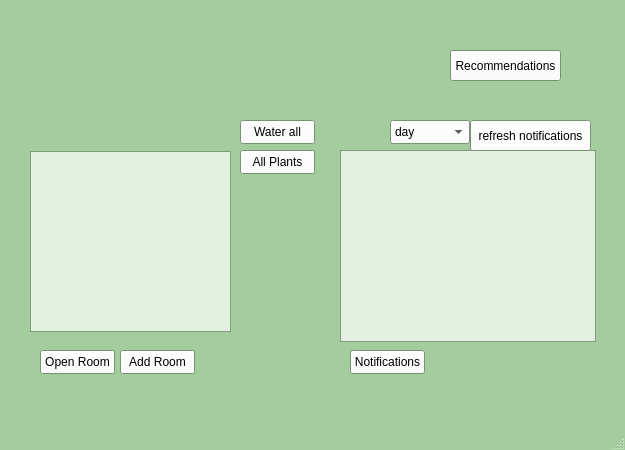
<?xml version="1.0" encoding="UTF-8"?>
<ui version="4.0">
 <class>MainMenu</class>
 <widget class="QMainWindow" name="MainMenu">
  <property name="geometry">
   <rect>
    <x>0</x>
    <y>0</y>
    <width>625</width>
    <height>450</height>
   </rect>
  </property>
  <property name="minimumSize">
   <size>
    <width>625</width>
    <height>450</height>
   </size>
  </property>
  <property name="maximumSize">
   <size>
    <width>625</width>
    <height>450</height>
   </size>
  </property>
  <property name="palette">
   <palette>
    <active>
     <colorrole role="WindowText">
      <brush brushstyle="SolidPattern">
       <color alpha="255">
        <red>0</red>
        <green>0</green>
        <blue>0</blue>
       </color>
      </brush>
     </colorrole>
     <colorrole role="Button">
      <brush brushstyle="SolidPattern">
       <color alpha="179">
        <red>255</red>
        <green>255</green>
        <blue>255</blue>
       </color>
      </brush>
     </colorrole>
     <colorrole role="Text">
      <brush brushstyle="SolidPattern">
       <color alpha="255">
        <red>0</red>
        <green>0</green>
        <blue>0</blue>
       </color>
      </brush>
     </colorrole>
     <colorrole role="BrightText">
      <brush brushstyle="SolidPattern">
       <color alpha="255">
        <red>64</red>
        <green>159</green>
        <blue>63</blue>
       </color>
      </brush>
     </colorrole>
     <colorrole role="ButtonText">
      <brush brushstyle="SolidPattern">
       <color alpha="255">
        <red>0</red>
        <green>0</green>
        <blue>0</blue>
       </color>
      </brush>
     </colorrole>
     <colorrole role="Base">
      <brush brushstyle="SolidPattern">
       <color alpha="179">
        <red>255</red>
        <green>255</green>
        <blue>255</blue>
       </color>
      </brush>
     </colorrole>
     <colorrole role="Window">
      <brush brushstyle="SolidPattern">
       <color alpha="255">
        <red>165</red>
        <green>204</green>
        <blue>159</blue>
       </color>
      </brush>
     </colorrole>
     <colorrole role="Accent">
      <brush brushstyle="SolidPattern">
       <color alpha="255">
        <red>64</red>
        <green>159</green>
        <blue>63</blue>
       </color>
      </brush>
     </colorrole>
    </active>
    <inactive>
     <colorrole role="WindowText">
      <brush brushstyle="SolidPattern">
       <color alpha="255">
        <red>0</red>
        <green>0</green>
        <blue>0</blue>
       </color>
      </brush>
     </colorrole>
     <colorrole role="Button">
      <brush brushstyle="SolidPattern">
       <color alpha="179">
        <red>255</red>
        <green>255</green>
        <blue>255</blue>
       </color>
      </brush>
     </colorrole>
     <colorrole role="Text">
      <brush brushstyle="SolidPattern">
       <color alpha="255">
        <red>0</red>
        <green>0</green>
        <blue>0</blue>
       </color>
      </brush>
     </colorrole>
     <colorrole role="BrightText">
      <brush brushstyle="SolidPattern">
       <color alpha="255">
        <red>64</red>
        <green>159</green>
        <blue>63</blue>
       </color>
      </brush>
     </colorrole>
     <colorrole role="ButtonText">
      <brush brushstyle="SolidPattern">
       <color alpha="255">
        <red>0</red>
        <green>0</green>
        <blue>0</blue>
       </color>
      </brush>
     </colorrole>
     <colorrole role="Base">
      <brush brushstyle="SolidPattern">
       <color alpha="179">
        <red>255</red>
        <green>255</green>
        <blue>255</blue>
       </color>
      </brush>
     </colorrole>
     <colorrole role="Window">
      <brush brushstyle="SolidPattern">
       <color alpha="255">
        <red>165</red>
        <green>204</green>
        <blue>159</blue>
       </color>
      </brush>
     </colorrole>
     <colorrole role="Accent">
      <brush brushstyle="SolidPattern">
       <color alpha="255">
        <red>64</red>
        <green>159</green>
        <blue>63</blue>
       </color>
      </brush>
     </colorrole>
    </inactive>
    <disabled>
     <colorrole role="Button">
      <brush brushstyle="SolidPattern">
       <color alpha="179">
        <red>255</red>
        <green>255</green>
        <blue>255</blue>
       </color>
      </brush>
     </colorrole>
     <colorrole role="BrightText">
      <brush brushstyle="SolidPattern">
       <color alpha="255">
        <red>64</red>
        <green>159</green>
        <blue>63</blue>
       </color>
      </brush>
     </colorrole>
     <colorrole role="Base">
      <brush brushstyle="SolidPattern">
       <color alpha="255">
        <red>165</red>
        <green>204</green>
        <blue>159</blue>
       </color>
      </brush>
     </colorrole>
     <colorrole role="Window">
      <brush brushstyle="SolidPattern">
       <color alpha="255">
        <red>165</red>
        <green>204</green>
        <blue>159</blue>
       </color>
      </brush>
     </colorrole>
     <colorrole role="Accent">
      <brush brushstyle="SolidPattern">
       <color alpha="255">
        <red>64</red>
        <green>159</green>
        <blue>63</blue>
       </color>
      </brush>
     </colorrole>
    </disabled>
   </palette>
  </property>
  <property name="windowTitle">
   <string>Plantfolio</string>
  </property>
  <widget class="QWidget" name="centralwidget">
   <widget class="QLabel" name="PlantFolio_Icon">
    <property name="geometry">
     <rect>
      <x>0</x>
      <y>-10</y>
      <width>421</width>
      <height>131</height>
     </rect>
    </property>
    <property name="text">
     <string/>
    </property>
    <property name="pixmap">
     <pixmap>../art/Plantfolio_logo.png</pixmap>
    </property>
    <property name="scaledContents">
     <bool>true</bool>
    </property>
   </widget>
   <widget class="QPushButton" name="open_room">
    <property name="geometry">
     <rect>
      <x>40</x>
      <y>350</y>
      <width>75</width>
      <height>24</height>
     </rect>
    </property>
    <property name="text">
     <string>Open Room</string>
    </property>
   </widget>
   <widget class="QPushButton" name="open_notifier">
    <property name="geometry">
     <rect>
      <x>350</x>
      <y>350</y>
      <width>75</width>
      <height>24</height>
     </rect>
    </property>
    <property name="text">
     <string>Notifications</string>
    </property>
   </widget>
   <widget class="QListWidget" name="Notification_list">
    <property name="geometry">
     <rect>
      <x>340</x>
      <y>150</y>
      <width>256</width>
      <height>192</height>
     </rect>
    </property>
   </widget>
   <widget class="QPushButton" name="open_recommender">
    <property name="geometry">
     <rect>
      <x>450</x>
      <y>50</y>
      <width>111</width>
      <height>31</height>
     </rect>
    </property>
    <property name="text">
     <string>Recommendations</string>
    </property>
   </widget>
   <widget class="QListWidget" name="room_list">
    <property name="geometry">
     <rect>
      <x>30</x>
      <y>151</y>
      <width>201</width>
      <height>181</height>
     </rect>
    </property>
   </widget>
   <widget class="QPushButton" name="water_all">
    <property name="geometry">
     <rect>
      <x>240</x>
      <y>120</y>
      <width>75</width>
      <height>24</height>
     </rect>
    </property>
    <property name="text">
     <string>Water all</string>
    </property>
   </widget>
   <widget class="QPushButton" name="add_room">
    <property name="geometry">
     <rect>
      <x>120</x>
      <y>350</y>
      <width>75</width>
      <height>24</height>
     </rect>
    </property>
    <property name="text">
     <string>Add Room</string>
    </property>
   </widget>
   <widget class="QPushButton" name="all_plants">
    <property name="geometry">
     <rect>
      <x>240</x>
      <y>150</y>
      <width>75</width>
      <height>24</height>
     </rect>
    </property>
    <property name="text">
     <string>All Plants</string>
    </property>
   </widget>
   <widget class="QComboBox" name="sort_notifications_by">
    <property name="geometry">
     <rect>
      <x>390</x>
      <y>120</y>
      <width>80</width>
      <height>24</height>
     </rect>
    </property>
    <item>
     <property name="text">
      <string>day</string>
     </property>
    </item>
    <item>
     <property name="text">
      <string>type</string>
     </property>
    </item>
    <item>
     <property name="text">
      <string>weight</string>
     </property>
    </item>
   </widget>
   <widget class="QPushButton" name="refresh_notifications">
    <property name="geometry">
     <rect>
      <x>470</x>
      <y>120</y>
      <width>121</width>
      <height>31</height>
     </rect>
    </property>
    <property name="text">
     <string>refresh notifications</string>
    </property>
   </widget>
  </widget>
  <widget class="QMenuBar" name="menubar">
   <property name="geometry">
    <rect>
     <x>0</x>
     <y>0</y>
     <width>625</width>
     <height>33</height>
    </rect>
   </property>
  </widget>
  <widget class="QStatusBar" name="statusBar"/>
 </widget>
 <resources/>
 <connections/>
</ui>
